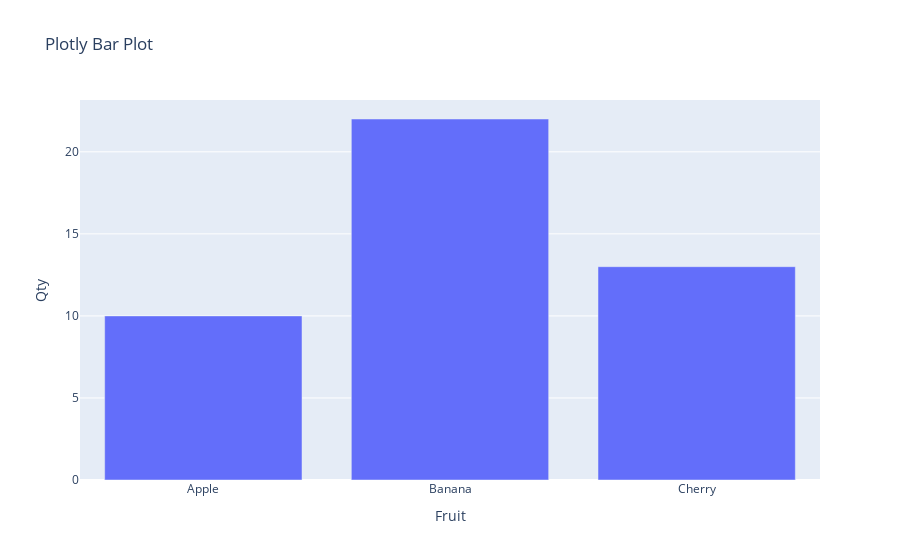

Write notebook code for a chart like this one.
### Markdown cell above
### 5) Generate a bar plot using Plotly

### Code cell
import pandas as pd
import plotly.express as px

df = pd.DataFrame({'Fruit':['Apple','Banana','Cherry'], 'Qty':[10, 22, 13]})
fig = px.bar(df, x='Fruit', y='Qty', title='Plotly Bar Plot')
fig.show()

### Figure 1 — Plotly figure (JSON) as saved in the notebook; plotly's stock layout.template omitted (floating-point values rounded to 4 significant figures)
{"data": [{"alignmentgroup": "True", "hovertemplate": "Fruit=%{x}<br>Qty=%{y}<extra></extra>", "legendgroup": "", "marker": {"color": "#636efa", "pattern": {"shape": ""}}, "name": "", "offsetgroup": "", "orientation": "v", "showlegend": false, "textposition": "auto", "type": "bar", "x": ["Apple", "Banana", "Cherry"], "xaxis": "x", "y": [10, 22, 13], "yaxis": "y"}], "layout": {"barmode": "relative", "legend": {"tracegroupgap": 0}, "title": {"text": "Plotly Bar Plot"}, "xaxis": {"anchor": "y", "domain": [0, 1], "title": {"text": "Fruit"}}, "yaxis": {"anchor": "x", "domain": [0, 1], "title": {"text": "Qty"}}}}
